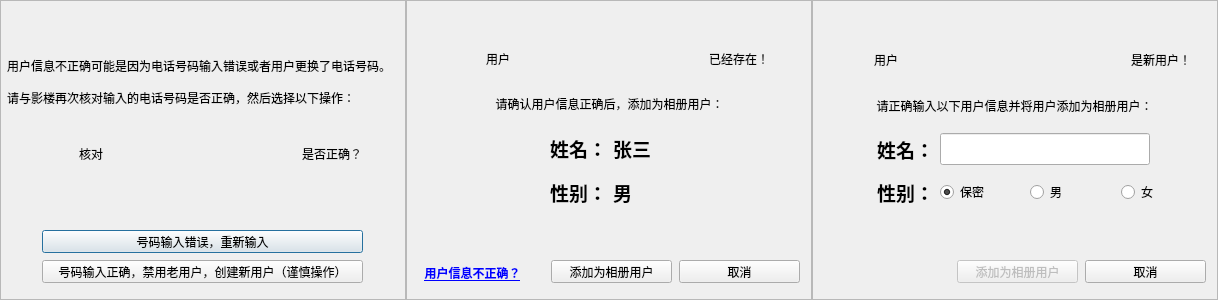
<?xml version="1.0" encoding="UTF-8"?>
<ui version="4.0">
 <class>UserInfoDialog</class>
 <widget class="QDialog" name="UserInfoDialog">
  <property name="windowModality">
   <enum>Qt::NonModal</enum>
  </property>
  <property name="geometry">
   <rect>
    <x>0</x>
    <y>0</y>
    <width>1218</width>
    <height>300</height>
   </rect>
  </property>
  <property name="minimumSize">
   <size>
    <width>400</width>
    <height>300</height>
   </size>
  </property>
  <property name="maximumSize">
   <size>
    <width>16777215</width>
    <height>300</height>
   </size>
  </property>
  <property name="windowTitle">
   <string>添加相册用户</string>
  </property>
  <property name="windowIcon">
   <iconset resource="../images.qrc">
    <normaloff>:/images/logo.png</normaloff>:/images/logo.png</iconset>
  </property>
  <layout class="QHBoxLayout" name="horizontalLayout">
   <property name="spacing">
    <number>0</number>
   </property>
   <property name="margin">
    <number>0</number>
   </property>
   <item>
    <widget class="QFrame" name="verifyFrame">
     <property name="frameShape">
      <enum>QFrame::StyledPanel</enum>
     </property>
     <property name="frameShadow">
      <enum>QFrame::Raised</enum>
     </property>
     <widget class="QLabel" name="label_9">
      <property name="geometry">
       <rect>
        <x>7</x>
        <y>51</y>
        <width>391</width>
        <height>61</height>
       </rect>
      </property>
      <property name="frameShape">
       <enum>QFrame::NoFrame</enum>
      </property>
      <property name="text">
       <string>用户信息不正确可能是因为电话号码输入错误或者用户更换了电话号码。

请与影楼再次核对输入的电话号码是否正确，然后选择以下操作：</string>
      </property>
     </widget>
     <widget class="QLabel" name="label_10">
      <property name="geometry">
       <rect>
        <x>13</x>
        <y>130</y>
        <width>90</width>
        <height>48</height>
       </rect>
      </property>
      <property name="frameShape">
       <enum>QFrame::NoFrame</enum>
      </property>
      <property name="text">
       <string>核对</string>
      </property>
      <property name="alignment">
       <set>Qt::AlignRight|Qt::AlignTrailing|Qt::AlignVCenter</set>
      </property>
     </widget>
     <widget class="QLabel" name="telnoLabel2">
      <property name="geometry">
       <rect>
        <x>109</x>
        <y>130</y>
        <width>187</width>
        <height>48</height>
       </rect>
      </property>
      <property name="font">
       <font>
        <pointsize>14</pointsize>
        <weight>75</weight>
        <bold>true</bold>
       </font>
      </property>
      <property name="styleSheet">
       <string notr="true">color: rgb(0, 0, 255);</string>
      </property>
      <property name="frameShape">
       <enum>QFrame::NoFrame</enum>
      </property>
      <property name="text">
       <string/>
      </property>
      <property name="alignment">
       <set>Qt::AlignCenter</set>
      </property>
     </widget>
     <widget class="QLabel" name="label_12">
      <property name="geometry">
       <rect>
        <x>302</x>
        <y>130</y>
        <width>90</width>
        <height>48</height>
       </rect>
      </property>
      <property name="frameShape">
       <enum>QFrame::NoFrame</enum>
      </property>
      <property name="text">
       <string>是否正确？</string>
      </property>
     </widget>
     <widget class="QPushButton" name="backPushButton">
      <property name="geometry">
       <rect>
        <x>42</x>
        <y>230</y>
        <width>321</width>
        <height>23</height>
       </rect>
      </property>
      <property name="text">
       <string>号码输入错误，重新输入</string>
      </property>
     </widget>
     <widget class="QPushButton" name="createPushButton">
      <property name="geometry">
       <rect>
        <x>42</x>
        <y>260</y>
        <width>321</width>
        <height>23</height>
       </rect>
      </property>
      <property name="text">
       <string>号码输入正确，禁用老用户，创建新用户（谨慎操作）</string>
      </property>
     </widget>
    </widget>
   </item>
   <item>
    <widget class="QFrame" name="confirmFrame">
     <property name="frameShape">
      <enum>QFrame::StyledPanel</enum>
     </property>
     <property name="frameShadow">
      <enum>QFrame::Raised</enum>
     </property>
     <widget class="QWidget" name="layoutWidget">
      <property name="geometry">
       <rect>
        <x>13</x>
        <y>40</y>
        <width>381</width>
        <height>171</height>
       </rect>
      </property>
      <layout class="QGridLayout" name="gridLayout">
       <item row="0" column="0">
        <widget class="QLabel" name="label">
         <property name="frameShape">
          <enum>QFrame::NoFrame</enum>
         </property>
         <property name="text">
          <string>用户</string>
         </property>
         <property name="alignment">
          <set>Qt::AlignRight|Qt::AlignTrailing|Qt::AlignVCenter</set>
         </property>
        </widget>
       </item>
       <item row="0" column="1" colspan="2">
        <widget class="QLabel" name="telnoLabel1">
         <property name="font">
          <font>
           <pointsize>14</pointsize>
           <weight>75</weight>
           <bold>true</bold>
          </font>
         </property>
         <property name="styleSheet">
          <string notr="true">color: rgb(0, 0, 255);</string>
         </property>
         <property name="frameShape">
          <enum>QFrame::NoFrame</enum>
         </property>
         <property name="text">
          <string/>
         </property>
         <property name="alignment">
          <set>Qt::AlignCenter</set>
         </property>
        </widget>
       </item>
       <item row="0" column="3">
        <widget class="QLabel" name="label_3">
         <property name="frameShape">
          <enum>QFrame::NoFrame</enum>
         </property>
         <property name="text">
          <string>已经存在！</string>
         </property>
        </widget>
       </item>
       <item row="1" column="0" colspan="4">
        <widget class="QLabel" name="label_4">
         <property name="frameShape">
          <enum>QFrame::NoFrame</enum>
         </property>
         <property name="text">
          <string>请确认用户信息正确后，添加为相册用户：</string>
         </property>
         <property name="alignment">
          <set>Qt::AlignCenter</set>
         </property>
        </widget>
       </item>
       <item row="2" column="0" colspan="2">
        <widget class="QLabel" name="label_5">
         <property name="font">
          <font>
           <pointsize>14</pointsize>
           <weight>75</weight>
           <bold>true</bold>
          </font>
         </property>
         <property name="frameShape">
          <enum>QFrame::NoFrame</enum>
         </property>
         <property name="text">
          <string>姓名：</string>
         </property>
         <property name="alignment">
          <set>Qt::AlignRight|Qt::AlignTrailing|Qt::AlignVCenter</set>
         </property>
        </widget>
       </item>
       <item row="2" column="2" colspan="2">
        <widget class="QLabel" name="nameLabel">
         <property name="font">
          <font>
           <pointsize>14</pointsize>
           <weight>75</weight>
           <bold>true</bold>
          </font>
         </property>
         <property name="frameShape">
          <enum>QFrame::NoFrame</enum>
         </property>
         <property name="text">
          <string>张三</string>
         </property>
        </widget>
       </item>
       <item row="3" column="0" colspan="2">
        <widget class="QLabel" name="label_8">
         <property name="font">
          <font>
           <pointsize>14</pointsize>
           <weight>75</weight>
           <bold>true</bold>
          </font>
         </property>
         <property name="frameShape">
          <enum>QFrame::NoFrame</enum>
         </property>
         <property name="text">
          <string>性别：</string>
         </property>
         <property name="alignment">
          <set>Qt::AlignRight|Qt::AlignTrailing|Qt::AlignVCenter</set>
         </property>
        </widget>
       </item>
       <item row="3" column="2" colspan="2">
        <widget class="QLabel" name="sexLabel">
         <property name="font">
          <font>
           <pointsize>14</pointsize>
           <weight>75</weight>
           <bold>true</bold>
          </font>
         </property>
         <property name="frameShape">
          <enum>QFrame::NoFrame</enum>
         </property>
         <property name="text">
          <string>男</string>
         </property>
        </widget>
       </item>
      </layout>
     </widget>
     <widget class="QPushButton" name="verifyPushButton">
      <property name="geometry">
       <rect>
        <x>6</x>
        <y>261</y>
        <width>121</width>
        <height>23</height>
       </rect>
      </property>
      <property name="minimumSize">
       <size>
        <width>121</width>
        <height>23</height>
       </size>
      </property>
      <property name="maximumSize">
       <size>
        <width>121</width>
        <height>23</height>
       </size>
      </property>
      <property name="font">
       <font>
        <weight>75</weight>
        <bold>true</bold>
        <underline>true</underline>
       </font>
      </property>
      <property name="styleSheet">
       <string notr="true">color: rgb(0, 0, 255);</string>
      </property>
      <property name="text">
       <string>用户信息不正确？</string>
      </property>
      <property name="autoDefault">
       <bool>false</bool>
      </property>
      <property name="flat">
       <bool>true</bool>
      </property>
     </widget>
     <widget class="QPushButton" name="cancelPushButton1">
      <property name="geometry">
       <rect>
        <x>273</x>
        <y>260</y>
        <width>121</width>
        <height>23</height>
       </rect>
      </property>
      <property name="minimumSize">
       <size>
        <width>121</width>
        <height>23</height>
       </size>
      </property>
      <property name="maximumSize">
       <size>
        <width>121</width>
        <height>23</height>
       </size>
      </property>
      <property name="text">
       <string>取消</string>
      </property>
     </widget>
     <widget class="QPushButton" name="addPushButton1">
      <property name="geometry">
       <rect>
        <x>145</x>
        <y>260</y>
        <width>121</width>
        <height>23</height>
       </rect>
      </property>
      <property name="minimumSize">
       <size>
        <width>121</width>
        <height>23</height>
       </size>
      </property>
      <property name="maximumSize">
       <size>
        <width>121</width>
        <height>23</height>
       </size>
      </property>
      <property name="text">
       <string>添加为相册用户</string>
      </property>
     </widget>
    </widget>
   </item>
   <item>
    <widget class="QFrame" name="createFrame">
     <property name="frameShape">
      <enum>QFrame::StyledPanel</enum>
     </property>
     <property name="frameShadow">
      <enum>QFrame::Raised</enum>
     </property>
     <widget class="QPushButton" name="cancelPushButton2">
      <property name="geometry">
       <rect>
        <x>273</x>
        <y>260</y>
        <width>121</width>
        <height>23</height>
       </rect>
      </property>
      <property name="minimumSize">
       <size>
        <width>121</width>
        <height>23</height>
       </size>
      </property>
      <property name="maximumSize">
       <size>
        <width>121</width>
        <height>23</height>
       </size>
      </property>
      <property name="text">
       <string>取消</string>
      </property>
     </widget>
     <widget class="QPushButton" name="addPushButton2">
      <property name="enabled">
       <bool>false</bool>
      </property>
      <property name="geometry">
       <rect>
        <x>145</x>
        <y>260</y>
        <width>121</width>
        <height>23</height>
       </rect>
      </property>
      <property name="minimumSize">
       <size>
        <width>121</width>
        <height>23</height>
       </size>
      </property>
      <property name="maximumSize">
       <size>
        <width>121</width>
        <height>23</height>
       </size>
      </property>
      <property name="text">
       <string>添加为相册用户</string>
      </property>
     </widget>
     <widget class="QWidget" name="layoutWidget">
      <property name="geometry">
       <rect>
        <x>12</x>
        <y>40</y>
        <width>381</width>
        <height>171</height>
       </rect>
      </property>
      <layout class="QVBoxLayout" name="verticalLayout">
       <item>
        <layout class="QGridLayout" name="gridLayout_2">
         <item row="0" column="1" colspan="3">
          <widget class="QLabel" name="telnoLabel3">
           <property name="font">
            <font>
             <pointsize>14</pointsize>
             <weight>75</weight>
             <bold>true</bold>
            </font>
           </property>
           <property name="styleSheet">
            <string notr="true">color: rgb(0, 0, 255);</string>
           </property>
           <property name="frameShape">
            <enum>QFrame::NoFrame</enum>
           </property>
           <property name="text">
            <string/>
           </property>
           <property name="alignment">
            <set>Qt::AlignCenter</set>
           </property>
          </widget>
         </item>
         <item row="0" column="0">
          <widget class="QLabel" name="label_13">
           <property name="frameShape">
            <enum>QFrame::NoFrame</enum>
           </property>
           <property name="text">
            <string>用户</string>
           </property>
           <property name="alignment">
            <set>Qt::AlignRight|Qt::AlignTrailing|Qt::AlignVCenter</set>
           </property>
          </widget>
         </item>
         <item row="0" column="4">
          <widget class="QLabel" name="label_15">
           <property name="frameShape">
            <enum>QFrame::NoFrame</enum>
           </property>
           <property name="text">
            <string>是新用户！</string>
           </property>
          </widget>
         </item>
         <item row="1" column="0" colspan="5">
          <widget class="QLabel" name="label_16">
           <property name="frameShape">
            <enum>QFrame::NoFrame</enum>
           </property>
           <property name="text">
            <string>请正确输入以下用户信息并将用户添加为相册用户：</string>
           </property>
           <property name="alignment">
            <set>Qt::AlignCenter</set>
           </property>
          </widget>
         </item>
        </layout>
       </item>
       <item>
        <layout class="QGridLayout" name="gridLayout_3">
         <property name="verticalSpacing">
          <number>6</number>
         </property>
         <item row="0" column="0">
          <widget class="QLabel" name="label_17">
           <property name="sizePolicy">
            <sizepolicy hsizetype="Preferred" vsizetype="Preferred">
             <horstretch>0</horstretch>
             <verstretch>0</verstretch>
            </sizepolicy>
           </property>
           <property name="minimumSize">
            <size>
             <width>110</width>
             <height>37</height>
            </size>
           </property>
           <property name="maximumSize">
            <size>
             <width>16777215</width>
             <height>16777215</height>
            </size>
           </property>
           <property name="font">
            <font>
             <pointsize>14</pointsize>
             <weight>75</weight>
             <bold>true</bold>
            </font>
           </property>
           <property name="frameShape">
            <enum>QFrame::NoFrame</enum>
           </property>
           <property name="text">
            <string>姓名：</string>
           </property>
           <property name="alignment">
            <set>Qt::AlignRight|Qt::AlignTrailing|Qt::AlignVCenter</set>
           </property>
          </widget>
         </item>
         <item row="0" column="1" colspan="3">
          <widget class="QLineEdit" name="nameLineEdit">
           <property name="sizePolicy">
            <sizepolicy hsizetype="Expanding" vsizetype="Fixed">
             <horstretch>0</horstretch>
             <verstretch>0</verstretch>
            </sizepolicy>
           </property>
           <property name="minimumSize">
            <size>
             <width>0</width>
             <height>32</height>
            </size>
           </property>
           <property name="maximumSize">
            <size>
             <width>210</width>
             <height>16777215</height>
            </size>
           </property>
           <property name="font">
            <font>
             <pointsize>14</pointsize>
            </font>
           </property>
           <property name="text">
            <string/>
           </property>
           <property name="alignment">
            <set>Qt::AlignLeading|Qt::AlignLeft|Qt::AlignVCenter</set>
           </property>
          </widget>
         </item>
         <item row="1" column="0">
          <widget class="QLabel" name="label_19">
           <property name="minimumSize">
            <size>
             <width>0</width>
             <height>37</height>
            </size>
           </property>
           <property name="font">
            <font>
             <pointsize>14</pointsize>
             <weight>75</weight>
             <bold>true</bold>
            </font>
           </property>
           <property name="frameShape">
            <enum>QFrame::NoFrame</enum>
           </property>
           <property name="text">
            <string>性别：</string>
           </property>
           <property name="alignment">
            <set>Qt::AlignRight|Qt::AlignTrailing|Qt::AlignVCenter</set>
           </property>
          </widget>
         </item>
         <item row="1" column="1">
          <widget class="QRadioButton" name="secrecyRadioButton">
           <property name="sizePolicy">
            <sizepolicy hsizetype="Minimum" vsizetype="Fixed">
             <horstretch>0</horstretch>
             <verstretch>0</verstretch>
            </sizepolicy>
           </property>
           <property name="text">
            <string>保密</string>
           </property>
           <property name="checked">
            <bool>true</bool>
           </property>
          </widget>
         </item>
         <item row="1" column="2">
          <widget class="QRadioButton" name="maleRadioButton">
           <property name="text">
            <string>男</string>
           </property>
          </widget>
         </item>
         <item row="1" column="3">
          <widget class="QRadioButton" name="femaleRadioButton">
           <property name="text">
            <string>女</string>
           </property>
          </widget>
         </item>
        </layout>
       </item>
      </layout>
     </widget>
    </widget>
   </item>
  </layout>
 </widget>
 <resources>
  <include location="../images.qrc"/>
 </resources>
 <connections>
  <connection>
   <sender>cancelPushButton2</sender>
   <signal>clicked()</signal>
   <receiver>UserInfoDialog</receiver>
   <slot>reject()</slot>
   <hints>
    <hint type="sourcelabel">
     <x>1145</x>
     <y>271</y>
    </hint>
    <hint type="destinationlabel">
     <x>608</x>
     <y>149</y>
    </hint>
   </hints>
  </connection>
  <connection>
   <sender>backPushButton</sender>
   <signal>clicked()</signal>
   <receiver>UserInfoDialog</receiver>
   <slot>reject()</slot>
   <hints>
    <hint type="sourcelabel">
     <x>202</x>
     <y>241</y>
    </hint>
    <hint type="destinationlabel">
     <x>608</x>
     <y>149</y>
    </hint>
   </hints>
  </connection>
  <connection>
   <sender>cancelPushButton1</sender>
   <signal>clicked()</signal>
   <receiver>UserInfoDialog</receiver>
   <slot>reject()</slot>
   <hints>
    <hint type="sourcelabel">
     <x>739</x>
     <y>271</y>
    </hint>
    <hint type="destinationlabel">
     <x>608</x>
     <y>149</y>
    </hint>
   </hints>
  </connection>
  <connection>
   <sender>addPushButton1</sender>
   <signal>clicked()</signal>
   <receiver>UserInfoDialog</receiver>
   <slot>accept()</slot>
   <hints>
    <hint type="sourcelabel">
     <x>611</x>
     <y>271</y>
    </hint>
    <hint type="destinationlabel">
     <x>608</x>
     <y>149</y>
    </hint>
   </hints>
  </connection>
 </connections>
</ui>
